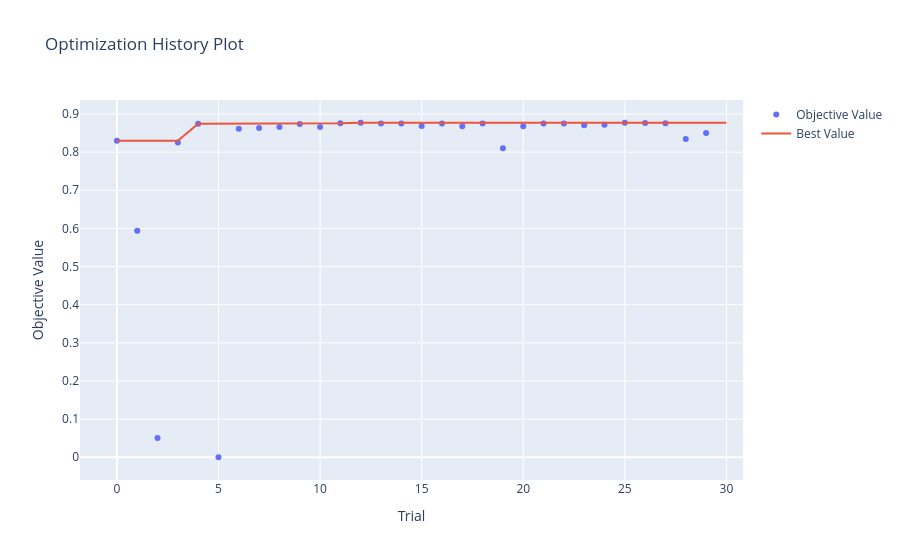

Write notebook code for a chart like this one.
### Code cell
fig = plot_optimization_history(study)
fig.show()

### Figure 1 — Plotly figure (JSON) as saved in the notebook; plotly's stock layout.template omitted (floating-point values rounded to 4 significant figures)
{"data": [{"mode": "markers", "name": "Objective Value", "x": [0, 1, 2, 3, 4, 5, 6, 7, 8, 9, 10, 11, 12, 13, 14, 15, 16, 17, 18, 19, 20, 21, 22, 23, 24, 25, 26, 27, 28, 29], "y": [0.8297, 0.5939, 0.05024, 0.8253, 0.8746, 0.0, 0.8611, 0.863, 0.8658, 0.8736, 0.8658, 0.8757, 0.8771, 0.8749, 0.8754, 0.8686, 0.8753, 0.8682, 0.8751, 0.8105, 0.868, 0.8754, 0.8754, 0.8704, 0.8718, 0.8768, 0.8761, 0.8756, 0.8343, 0.8501], "type": "scatter"}, {"mode": "lines", "name": "Best Value", "x": [0, 1, 2, 3, 4, 5, 6, 7, 8, 9, 10, 11, 12, 13, 14, 15, 16, 17, 18, 19, 20, 21, 22, 23, 24, 25, 26, 27, 28, 29, 30], "y": [0.8297, 0.8297, 0.8297, 0.8297, 0.8746, 0.8746, 0.8746, 0.8746, 0.8746, 0.8746, 0.8746, 0.8757, 0.8771, 0.8771, 0.8771, 0.8771, 0.8771, 0.8771, 0.8771, 0.8771, 0.8771, 0.8771, 0.8771, 0.8771, 0.8771, 0.8771, 0.8771, 0.8771, 0.8771, 0.8771, 0.8771], "type": "scatter"}, {"marker": {"color": "#cccccc"}, "mode": "markers", "name": "Infeasible Trial", "showlegend": false, "x": [], "y": [], "type": "scatter"}], "layout": {"title": {"text": "Optimization History Plot"}, "xaxis": {"title": {"text": "Trial"}}, "yaxis": {"title": {"text": "Objective Value"}}}}
